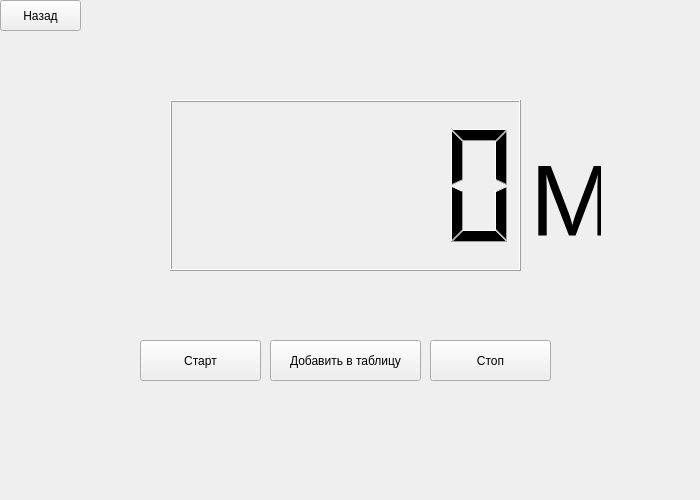
<?xml version="1.0" encoding="UTF-8"?>
<ui version="4.0">
 <class>uzi_data</class>
 <widget class="QWidget" name="uzi_data">
  <property name="geometry">
   <rect>
    <x>0</x>
    <y>0</y>
    <width>700</width>
    <height>500</height>
   </rect>
  </property>
  <property name="sizePolicy">
   <sizepolicy hsizetype="Fixed" vsizetype="Fixed">
    <horstretch>0</horstretch>
    <verstretch>0</verstretch>
   </sizepolicy>
  </property>
  <property name="minimumSize">
   <size>
    <width>700</width>
    <height>500</height>
   </size>
  </property>
  <property name="maximumSize">
   <size>
    <width>700</width>
    <height>500</height>
   </size>
  </property>
  <property name="windowTitle">
   <string>Form</string>
  </property>
  <widget class="QPushButton" name="back_button">
   <property name="geometry">
    <rect>
     <x>0</x>
     <y>0</y>
     <width>81</width>
     <height>31</height>
    </rect>
   </property>
   <property name="sizePolicy">
    <sizepolicy hsizetype="Expanding" vsizetype="Expanding">
     <horstretch>0</horstretch>
     <verstretch>0</verstretch>
    </sizepolicy>
   </property>
   <property name="text">
    <string>Назад</string>
   </property>
  </widget>
  <widget class="QLCDNumber" name="val">
   <property name="geometry">
    <rect>
     <x>170</x>
     <y>100</y>
     <width>351</width>
     <height>171</height>
    </rect>
   </property>
  </widget>
  <widget class="QPushButton" name="start">
   <property name="geometry">
    <rect>
     <x>140</x>
     <y>340</y>
     <width>121</width>
     <height>41</height>
    </rect>
   </property>
   <property name="text">
    <string>Старт</string>
   </property>
  </widget>
  <widget class="QPushButton" name="stop">
   <property name="geometry">
    <rect>
     <x>430</x>
     <y>340</y>
     <width>121</width>
     <height>41</height>
    </rect>
   </property>
   <property name="text">
    <string>Стоп</string>
   </property>
  </widget>
  <widget class="QLabel" name="label">
   <property name="geometry">
    <rect>
     <x>530</x>
     <y>150</y>
     <width>71</width>
     <height>101</height>
    </rect>
   </property>
   <property name="font">
    <font>
     <pointsize>76</pointsize>
    </font>
   </property>
   <property name="text">
    <string>М</string>
   </property>
  </widget>
  <widget class="QPushButton" name="add">
   <property name="geometry">
    <rect>
     <x>270</x>
     <y>340</y>
     <width>151</width>
     <height>41</height>
    </rect>
   </property>
   <property name="text">
    <string>Добавить в таблицу</string>
   </property>
  </widget>
 </widget>
 <resources/>
 <connections/>
</ui>
